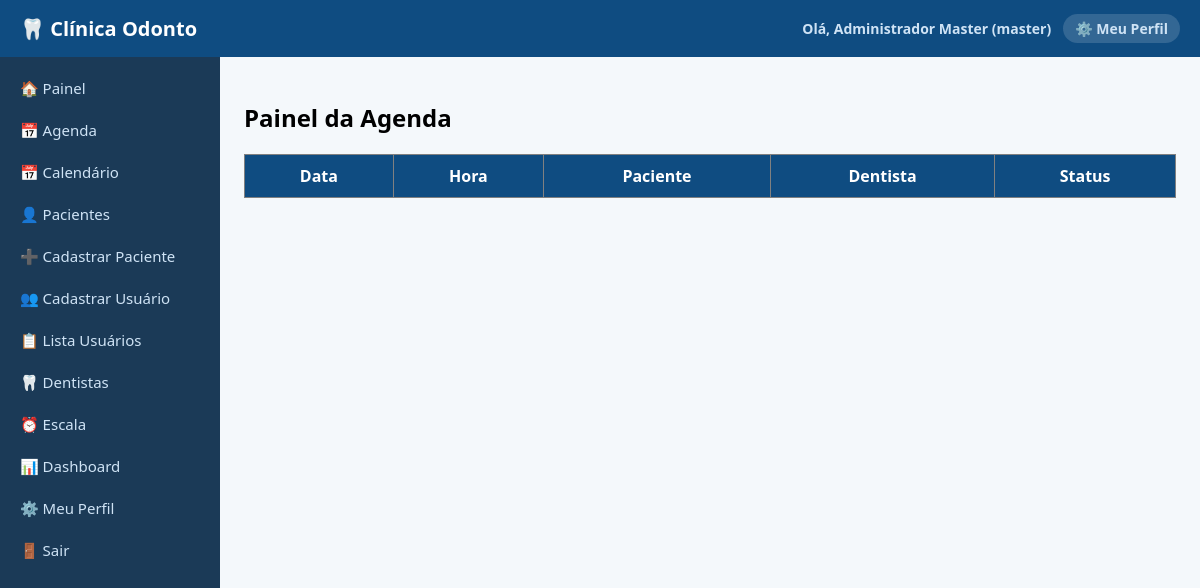
Page /consultas/painel (signed in) on the earlier database version.
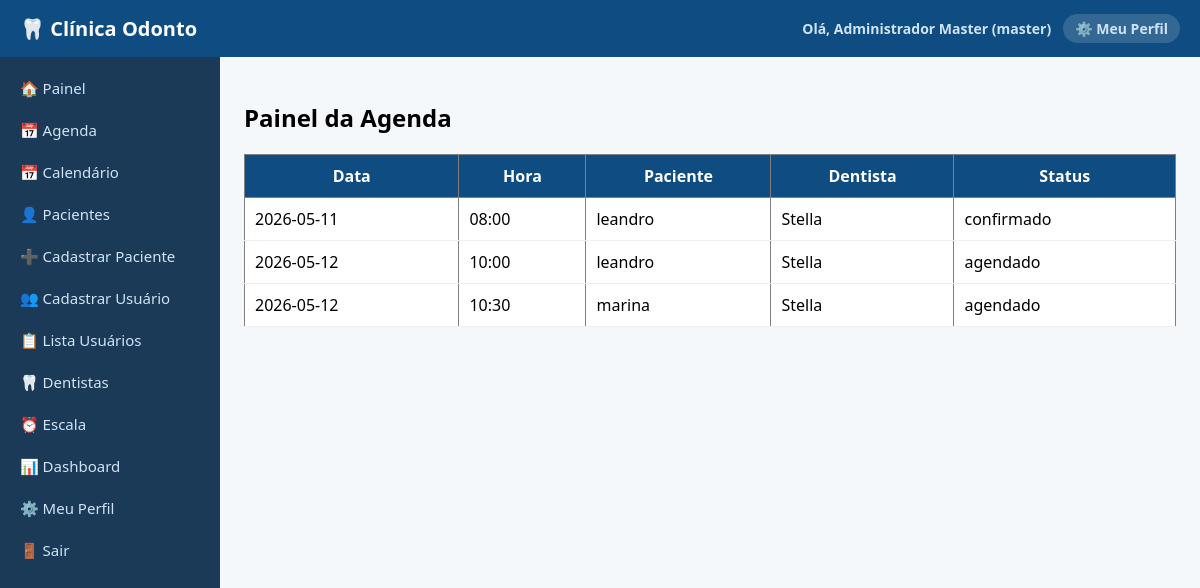
Same page on the later database version.
### tables this page shows
CREATE TABLE consultas (
            id INTEGER PRIMARY KEY AUTOINCREMENT,
            paciente_id INTEGER,
            dentista_id INTEGER,
            data TEXT,
            hora TEXT,
            procedimento TEXT,
            status TEXT
        );

CREATE TABLE pacientes (
            id INTEGER PRIMARY KEY AUTOINCREMENT,
            usuario_id INTEGER,
            nome TEXT,
            data_nascimento TEXT,
            sexo TEXT,
            cpf TEXT,
            telefone TEXT,
            email TEXT,
            cep TEXT,
            logradouro TEXT,
            bairro TEXT,
            cidade TEXT,
            estado TEXT,
            numero TEXT,
            complemento TEXT,
            responsavel_nome TEXT
        );

CREATE TABLE usuarios (
            id INTEGER PRIMARY KEY AUTOINCREMENT,
            nome TEXT,
            email TEXT UNIQUE,
            senha TEXT,
            tipo TEXT,
            especialidade TEXT,
            cro TEXT
        );

### routes/consultas.py (the view)
@consultas.route('/consultas/painel')
@tipo_required(['master', 'admin', 'operador', 'atendente'])
def painel_agenda():
    conn = get_db_connection()
    cur = conn.cursor()
    cur.execute('''SELECT c.*, p.nome as paciente, u.nome as dentista
        FROM consultas c LEFT JOIN pacientes p ON p.id = c.paciente_id
        LEFT JOIN usuarios u ON u.id = c.dentista_id ORDER BY data, hora''')
    lista = fetch_all(cur, cur.fetchall())
    conn.close()
    return render_template('painel_agenda.html', consultas=lista)

### db.py (called while the page is built)
def get_db_connection():
    if DATABASE_URL:
        import psycopg2
        import psycopg2.extras
        conn = psycopg2.connect(DATABASE_URL)
        conn.autocommit = False
        return conn
    else:
        conn = sqlite3.connect('database.db')
        conn.row_factory = sqlite3.Row
        return conn

def is_postgres():
    return bool(DATABASE_URL)

### routes/consultas.py (called while the page is built)
def fetch_all(cur, rows):
    return rows_as_dicts(rows, cur) if is_postgres() else rows

### routes/utils.py (called while the page is built)
def tipo_required(tipos_permitidos):
    def decorator(func):
        @wraps(func)
        def wrapper(*args, **kwargs):
            if 'usuario_tipo' not in session:
                return redirect('/login')
            if session['usuario_tipo'] not in tipos_permitidos:
                return "<h1>Acesso negado</h1>"
            return func(*args, **kwargs)
        return wrapper
    return decorator

### templates/painel_agenda.html
{% extends "base.html" %}
{% block content %}
<h2>Painel da Agenda</h2>
<table border="1">
<tr>
    <th>Data</th>
    <th>Hora</th>
    <th>Paciente</th>
    <th>Dentista</th>
    <th>Status</th>
</tr>
{% for c in consultas %}
<tr>
    <td>{{ c.data }}</td>
    <td>{{ c.hora }}</td>
    <td>{{ c.paciente }}</td>
    <td>{{ c.dentista }}</td>
    <td>{{ c.status }}</td>
</tr>
{% endfor %}
</table>
{% endblock %}

Differences in the rows shown:
added consultas: data "2026-05-11", hora "08:00", paciente "leandro", dentista "Stella", status "confirmado"
added consultas: data "2026-05-12", hora "10:00", paciente "leandro", dentista "Stella", status "agendado"
added consultas: data "2026-05-12", hora "10:30", paciente "marina", dentista "Stella", status "agendado"
